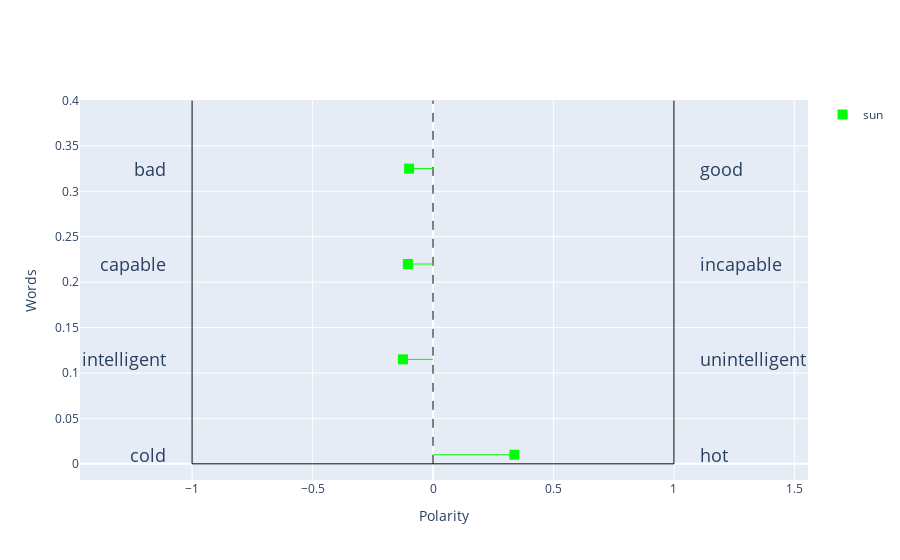

Notebook source saved alongside this figure:
### Code cell
plot_word_polarity([word],[polarity_base_change])

### Figure 1 — Plotly figure (JSON) as saved in the notebook; plotly's stock layout.template omitted (floating-point values rounded to 4 significant figures)
{"data": [{"marker": {"color": "rgb(0, 255, 0)", "size": 10, "symbol": "square"}, "mode": "markers", "name": "sun", "showlegend": true, "type": "scatter", "x": [0.3378], "y": [0.01]}, {"marker": {"color": "rgb(0, 255, 0)", "size": 10, "symbol": "square"}, "mode": "markers", "name": "sun", "showlegend": false, "type": "scatter", "x": [-0.1248], "y": [0.115]}, {"marker": {"color": "rgb(0, 255, 0)", "size": 10, "symbol": "square"}, "mode": "markers", "name": "sun", "showlegend": false, "type": "scatter", "x": [-0.1043], "y": [0.22]}, {"marker": {"color": "rgb(0, 255, 0)", "size": 10, "symbol": "square"}, "mode": "markers", "name": "sun", "showlegend": false, "type": "scatter", "x": [-0.09926], "y": [0.325]}], "layout": {"annotations": [{"font": {"size": 18}, "showarrow": false, "text": "cold", "x": -1.1, "xanchor": "right", "y": 0.01}, {"font": {"size": 18}, "showarrow": false, "text": "hot", "x": 1.1, "xanchor": "left", "y": 0.01}, {"font": {"size": 18}, "showarrow": false, "text": "intelligent", "x": -1.1, "xanchor": "right", "y": 0.115}, {"font": {"size": 18}, "showarrow": false, "text": "unintelligent", "x": 1.1, "xanchor": "left", "y": 0.115}, {"font": {"size": 18}, "showarrow": false, "text": "capable", "x": -1.1, "xanchor": "right", "y": 0.22}, {"font": {"size": 18}, "showarrow": false, "text": "incapable", "x": 1.1, "xanchor": "left", "y": 0.22}, {"font": {"size": 18}, "showarrow": false, "text": "bad", "x": -1.1, "xanchor": "right", "y": 0.325}, {"font": {"size": 18}, "showarrow": false, "text": "good", "x": 1.1, "xanchor": "left", "y": 0.325}], "shapes": [{"line": {"color": "black", "width": 1}, "type": "line", "x0": -1, "x1": 1, "y0": 0, "y1": 0}, {"line": {"color": "black", "width": 1}, "type": "line", "x0": -1, "x1": -1, "y0": 0, "y1": 0.4}, {"line": {"color": "black", "width": 1}, "type": "line", "x0": 1, "x1": 1, "y0": 0, "y1": 0.4}, {"line": {"color": "black", "dash": "dash", "width": 1}, "type": "line", "x0": 0, "x1": 0, "y0": 0, "y1": 0.4}, {"line": {"color": "rgb(0, 255, 0)", "width": 1}, "type": "line", "x0": 0.3378, "x1": 0, "y0": 0.01, "y1": 0.01}, {"line": {"color": "rgb(0, 255, 0)", "width": 1}, "type": "line", "x0": -0.1248, "x1": 0, "y0": 0.115, "y1": 0.115}, {"line": {"color": "rgb(0, 255, 0)", "width": 1}, "type": "line", "x0": -0.1043, "x1": 0, "y0": 0.22, "y1": 0.22}, {"line": {"color": "rgb(0, 255, 0)", "width": 1}, "type": "line", "x0": -0.09926, "x1": 0, "y0": 0.325, "y1": 0.325}], "xaxis": {"autorange": true, "range": [-1, 1], "title": {"text": "Polarity"}}, "yaxis": {"autorange": true, "title": {"text": "Words"}}}}
